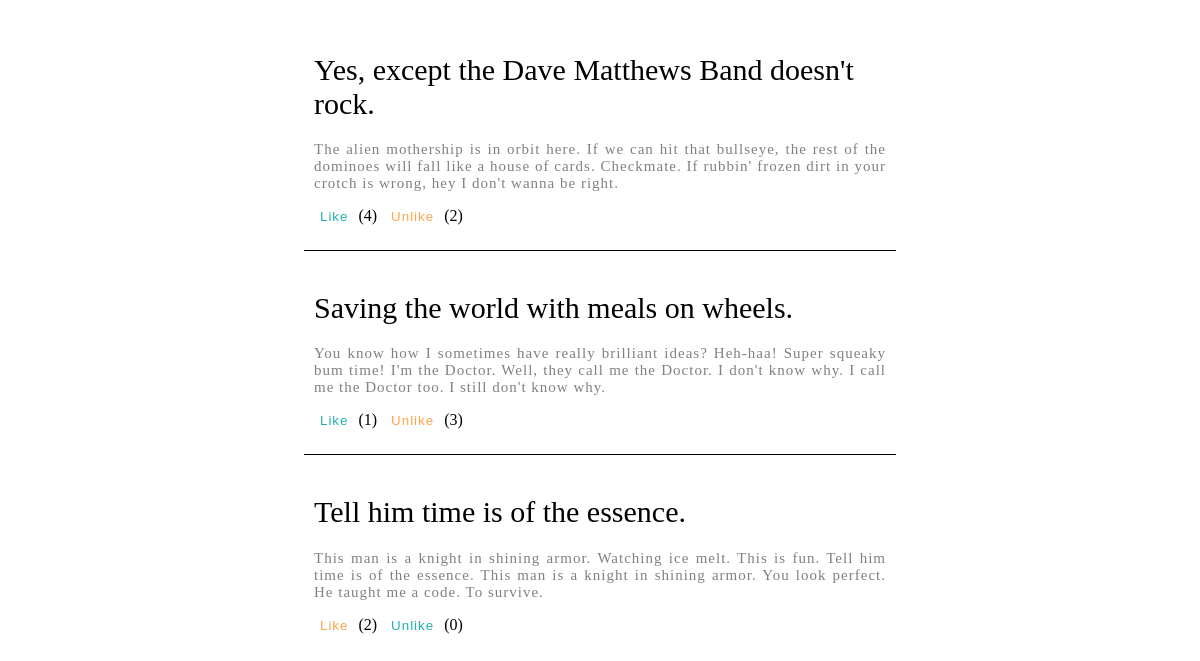
Page /LikeUnlike/index.php on the committed database.
### tables this page shows
CREATE TABLE `posts` (
  `id` int(11) NOT NULL PRIMARY KEY AUTO_INCREMENT,
  `title` varchar(100) NOT NULL,
  `content` text NOT NULL,
  `timestamp` timestamp NOT NULL DEFAULT CURRENT_TIMESTAMP ON UPDATE CURRENT_TIMESTAMP
);

CREATE TABLE `like_unlike` (
  `id` int(11) NOT NULL PRIMARY KEY AUTO_INCREMENT,
  `userid` int(11) NOT NULL,
  `postid` int(11) NOT NULL,
  `type` int(2) NOT NULL,
  `timestamp` timestamp NOT NULL DEFAULT CURRENT_TIMESTAMP ON UPDATE CURRENT_TIMESTAMP
);

### LikeUnlike/index.php (the view, shortened to what this page needs)
<?php
include "config.php";
?>
<html>
    <head>
        <link href="style.css" type="text/css" rel="stylesheet" />
    </head>
    <body>
        <div class="content">
            <?php
                $userid = 5;
                $query = "SELECT * FROM posts";
                $result = mysqli_query($con,$query);
                while($row = mysqli_fetch_array($result)){
                    $postid = $row['id'];
                    $title = $row['title'];
                    $content = $row['content'];
                    $type = -1;
                    $status_query = "SELECT id ,type,COUNT(*) as cntStatus FROM like_unlike WHERE userid=".$userid." and postid=".$postid." GROUP BY id";
                    $status_result = mysqli_query($con,$status_query);
                    $status_row = mysqli_fetch_array($status_result);
                    $count_status = $status_row['cntStatus'];
                    if($count_status > 0){
                        $type = $status_row['type'];
                    }
                    $like_query = "SELECT COUNT(*) AS cntLikes FROM like_unlike WHERE type=1 and postid=".$postid;
                    $like_result = mysqli_query($con,$like_query);
                    $like_row = mysqli_fetch_array($like_result);
                    $total_likes = $like_row['cntLikes'];
                    $unlike_query = "SELECT COUNT(*) AS cntUnlikes FROM like_unlike WHERE type=0 and postid=".$postid;
                    $unlike_result = mysqli_query($con,$unlike_query);
                    $unlike_row = mysqli_fetch_array($unlike_result);
                    $total_unlikes = $unlike_row['cntUnlikes'];
            ?>
                    <div class="post">
                        <h1><?php echo $title; ?></h1>
                        <div class="post-text">
                            <?php echo $content; ?>
                        </div>
                        <div class="post-action">
                            <input type="button" value="Like" id="like_<?php echo $postid; ?>" class="like" style="<?php if($type == 1){ echo "color: #ffa449;"; } ?>" />&nbsp;(<span id="likes_<?php echo $postid; ?>"><?php echo $total_likes; ?></span>)&nbsp;
                            <input type="button" value="Unlike" id="unlike_<?php echo $postid; ?>" class="unlike" style="<?php if($type == 0){ echo "color: #ffa449;"; } ?>" />&nbsp;(<span id="unlikes_<?php echo $postid; ?>"><?php echo $total_unlikes; ?></span>)
                        </div>
                    </div>
            <?php
                }
            ?>
        </div>
    </body>
</html>

### LikeUnlike/style.css (style rules this page uses)
.content { border: 0px solid black; border-radius: 3px; padding: 5px; margin: 0 auto; width: 50%; }
.post { border-bottom: 1px solid black; padding: 10px; margin-top: 10px; margin-bottom: 10px; }
.post:last-child { border: 0; }
.post h1 { font-weight: normal; font-size: 30px; }
.post-text { letter-spacing: 1px; font-size: 15px; font-family: serif; color: gray; text-align: justify; }
.post-action { margin-top: 15px; margin-bottom: 15px; }
.like,.unlike { border: 0; background: none; letter-spacing: 1px; color: lightseagreen; }
.like,.unlike:hover { cursor: pointer; }

### rows in the picture
posts: title "Yes, except the Dave Matthews Band doesn't rock.", content "The alien mothership is in orbit here. If we can hit that bullseye, the rest of the dominoes will fall like a house of cards. Checkmate. If rubbin' frozen dirt in your crotch is wrong, hey I don't wanna be right.", total_likes "4", total_unlikes "2"
like_unlike: type "Like", type "Unlike"
posts: title "Saving the world with meals on wheels.", content "You know how I sometimes have really brilliant ideas? Heh-haa! Super squeaky bum time! I'm the Doctor. Well, they call me the Doctor. I don't know why. I call me the Doctor too. I still don't know why.", total_likes "1", total_unlikes "3"
like_unlike: type "Like", type "Unlike"
posts: title "Tell him time is of the essence.", content "This man is a knight in shining armor. Watching ice melt. This is fun. Tell him time is of the essence. This man is a knight in shining armor. You look perfect. He taught me a code. To survive.", total_likes "2", total_unlikes "0"
like_unlike: type "Like", type "Unlike"
